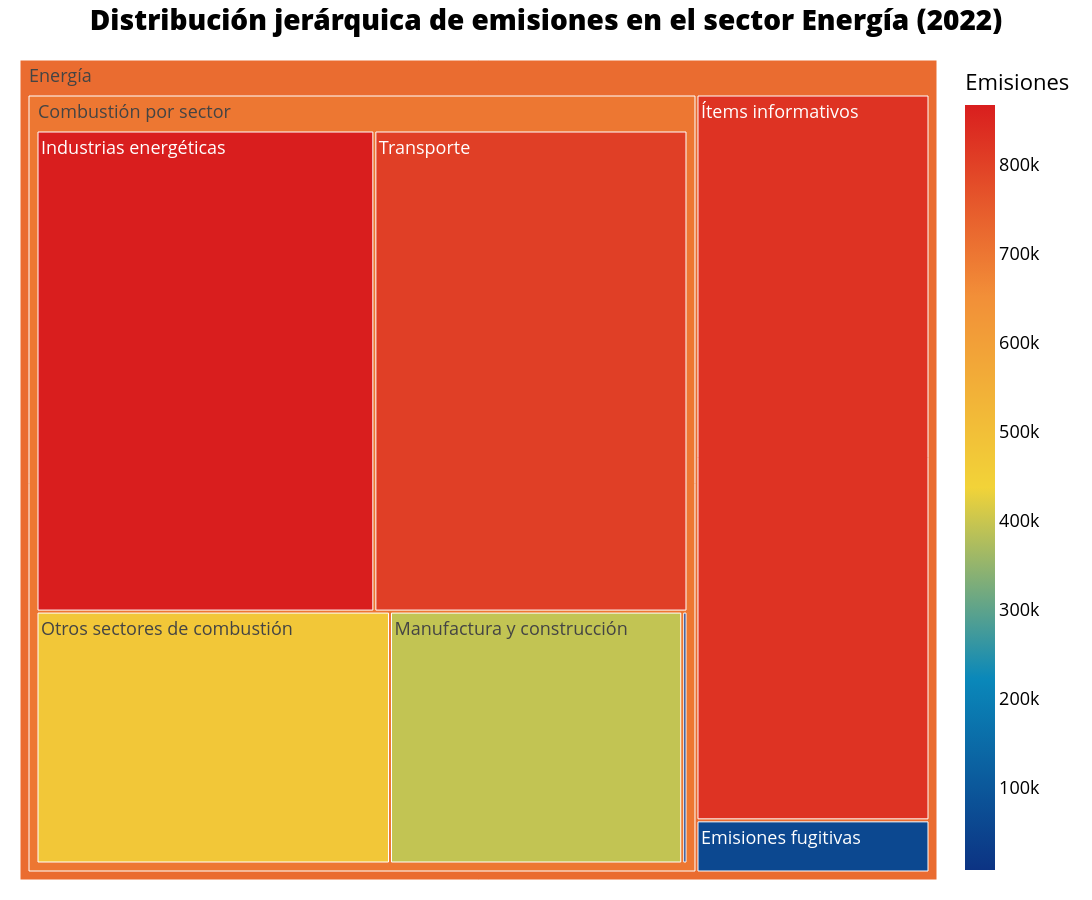

Here is the notebook cell this chart was saved with:
### Markdown cell above
#### Emisiones en el sector Energías

### Code cell
df_2022 = df_greenhouse_gases[df_greenhouse_gases['Años'] == 2022]

# Categorías directas de "Energía" (nivel 2)
energy_categories = {
    'Combustibles__emisiones_fugitivas': 'Energía',
    'Ítems_informativos': 'Energía'}

# Subcategorías bajo "Combustión por sector" (nivel 3)
combustion_subcategories = {
    'Combustión_en_el_transporte': 'Combustión por sector',
    'Combustión_en_las_industrias_energéticas': 'Combustión por sector',
    'Combustión_en_manufactura_y_construcción': 'Combustión por sector',
    'Otros_sectores_de_combustión': 'Combustión por sector',
    'Otros_sectores_de_combustión_n.c.p.': 'Combustión por sector'}

# Construcción de registros jerárquicos
data_rows = []

# Nivel 2: Categorías directas de energías
for col, parent in energy_categories.items():
    value = df_2022[col].values[0]
    data_rows.append({
        'Nivel1': parent,
        'Nivel2': col,
        'Nivel3': None,
        'Emisiones': value})

# Nivel 3: Subcategorías de combustión
for col, parent in combustion_subcategories.items():
    value = df_2022[col].values[0]
    data_rows.append({
        'Nivel1': 'Energía',
        'Nivel2': parent,
        'Nivel3': col,
        'Emisiones': value})

# Crear DataFrame
df_plot = pd.DataFrame(data_rows)

# Mapeo de nombres más amigables
rename_map = {
    'Combustión_en_el_transporte': 'Transporte',
    'Combustión_en_las_industrias_energéticas': 'Industrias energéticas',
    'Combustión_en_manufactura_y_construcción': 'Manufactura y construcción',
    'Otros_sectores_de_combustión': 'Otros sectores de combustión',
    'Otros_sectores_de_combustión_n.c.p.': 'Otros sectores n.c.p.',
    'Combustibles__emisiones_fugitivas': 'Emisiones fugitivas',
    'Ítems_informativos': 'Ítems informativos'}
df_plot.replace(rename_map, inplace=True)

fig = px.treemap(
    df_plot,
    path=['Nivel1', 'Nivel2', 'Nivel3'],
    values='Emisiones',
    color='Emisiones',
    color_continuous_scale='Portland',
    title='Distribución jerárquica de emisiones en el sector Energía (2022)')

fig.update_layout(
    width=1600,
    height=900,
    margin=dict(t=60, l=20, r=20, b=20),
    font=dict(size=18, color="black"),
    title=dict(
        font=dict(size=28, color="black", weight=800),
        x=0.5, xanchor="center"))

fig.show()

### Figure 1 — Plotly figure (JSON) as saved in the notebook; plotly's stock layout.template omitted (floating-point values rounded to 4 significant figures)
{"data": [{"branchvalues": "total", "customdata": [[803300.0], [866700.0], [392600.0], [474800.0], [7037.0], [59400.0], [826800.0], [698000.0], [718000.0]], "domain": {"x": [0, 1], "y": [0, 1]}, "hovertemplate": "labels=%{label}<br>Emisiones_sum=%{value}<br>parent=%{parent}<br>id=%{id}<br>Emisiones=%{color}<extra></extra>", "ids": ["Energía/Combustión por sector/Transporte", "Energía/Combustión por sector/Industrias energéticas", "Energía/Combustión por sector/Manufactura y construcción", "Energía/Combustión por sector/Otros sectores de combustión", "Energía/Combustión por sector/Otros sectores n.c.p.", "Energía/Emisiones fugitivas", "Energía/Ítems informativos", "Energía/Combustión por sector", "Energía"], "labels": ["Transporte", "Industrias energéticas", "Manufactura y construcción", "Otros sectores de combustión", "Otros sectores n.c.p.", "Emisiones fugitivas", "Ítems informativos", "Combustión por sector", "Energía"], "marker": {"coloraxis": "coloraxis", "colors": [803300.0, 866700.0, 392600.0, 474800.0, 7037.0, 59400.0, 826800.0, 698000.0, 718000.0]}, "name": "", "parents": ["Energía/Combustión por sector", "Energía/Combustión por sector", "Energía/Combustión por sector", "Energía/Combustión por sector", "Energía/Combustión por sector", "Energía", "Energía", "Energía", ""], "type": "treemap", "values": [803300.0, 866700.0, 392600.0, 474800.0, 7037.0, 59400.0, 826800.0, 2544000.0, 3431000.0]}], "layout": {"coloraxis": {"colorbar": {"title": {"text": "Emisiones"}}, "colorscale": [[0, "rgb(12,51,131)"], [0.25, "rgb(10,136,186)"], [0.5, "rgb(242,211,56)"], [0.75, "rgb(242,143,56)"], [1, "rgb(217,30,30)"]]}, "font": {"color": "black", "size": 18}, "height": 900, "legend": {"tracegroupgap": 0}, "margin": {"b": 20, "l": 20, "r": 20, "t": 60}, "title": {"font": {"color": "black", "size": 28, "weight": 800}, "text": "Distribución jerárquica de emisiones en el sector Energía (2022)", "x": 0.5, "xanchor": "center"}, "width": 1600}}
